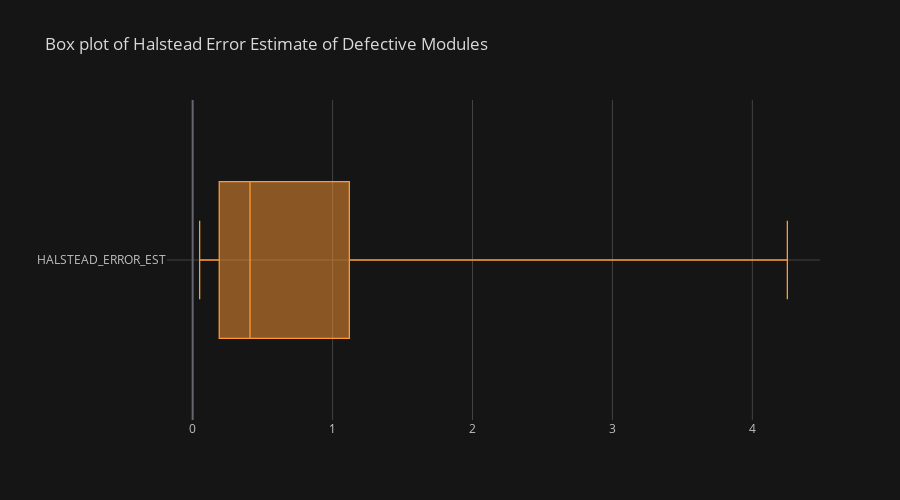

Source (notebook cell):
### Code cell
defective_group[["HALSTEAD_ERROR_EST"]].iplot(
    kind='box', 
    title='Box plot of Halstead Error Estimate of Defective Modules',
    dimensions=(900, 500),
    orientation='h',
    theme="solar"
    )

### Figure 1 — Plotly figure (JSON) as saved in the notebook; plotly's stock layout.template omitted (floating-point values rounded to 4 significant figures)
{"data": [{"boxpoints": false, "line": {"width": 1.3}, "marker": {"color": "rgba(255, 153, 51, 1.0)"}, "name": "HALSTEAD_ERROR_EST", "orientation": "h", "type": "box", "x": [0.25, 0.2, 1.69, 1.43, 0.44, 0.19, 0.19, 0.15, 0.05, 0.58, 0.05, 1.25, 0.15, 1.67, 0.87, 0.21, 4.25, 0.15, 2.08, 0.41, 0.28, 1.05, 0.28, 0.76, 0.13, 0.22, 0.42, 0.66, 1.27, 0.32, 1.39, 0.52, 1.4, 0.33, 1.12, 0.1, 0.41, 0.11, 0.18, 0.77, 0.35, 3.05]}], "layout": {"height": 500, "legend": {"bgcolor": "#151516", "font": {"color": "#D9D9D9"}}, "paper_bgcolor": "#151516", "plot_bgcolor": "#151516", "title": {"font": {"color": "#D9D9D9"}, "text": "Box plot of Halstead Error Estimate of Defective Modules"}, "width": 900, "xaxis": {"gridcolor": "#434343", "showgrid": true, "tickfont": {"color": "#C2C2C2"}, "title": {"font": {"color": "#D9D9D9"}, "text": ""}, "zerolinecolor": "#666570"}, "yaxis": {"gridcolor": "#434343", "showgrid": true, "tickfont": {"color": "#C2C2C2"}, "title": {"font": {"color": "#D9D9D9"}, "text": ""}, "zerolinecolor": "#666570"}}}
